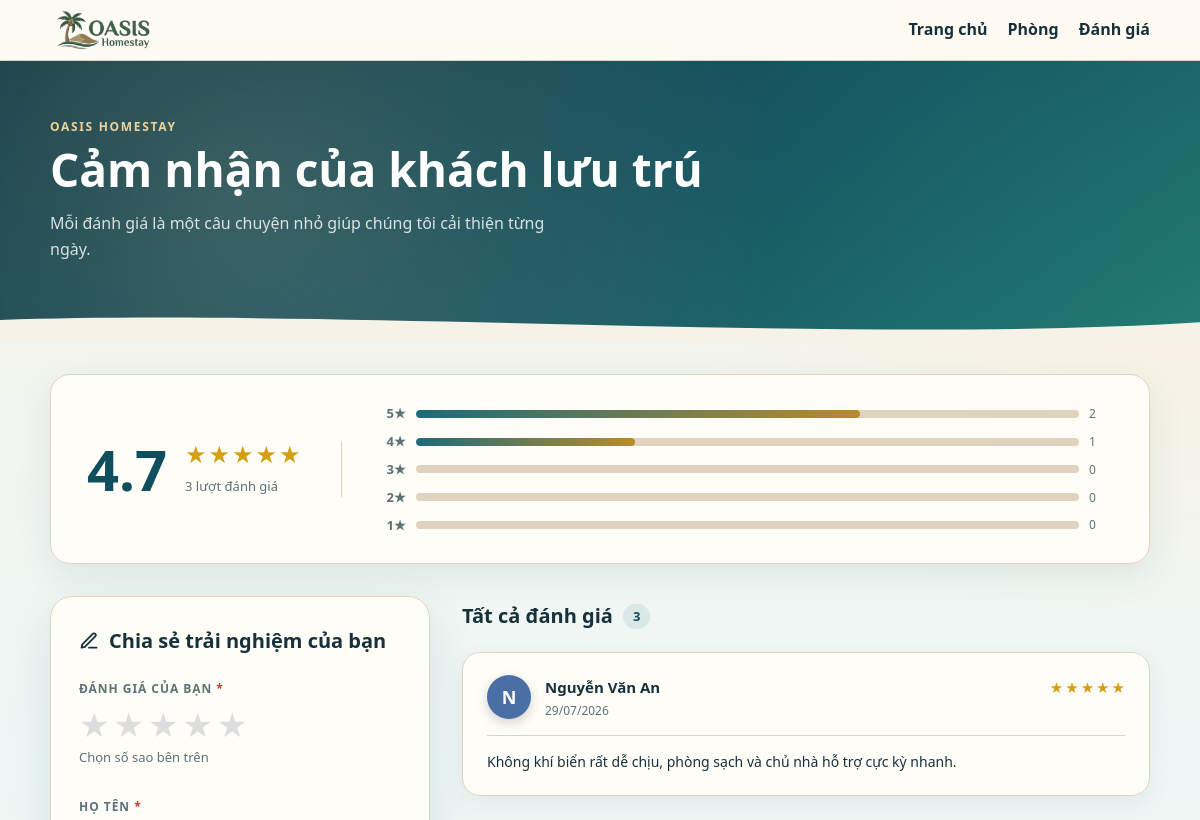
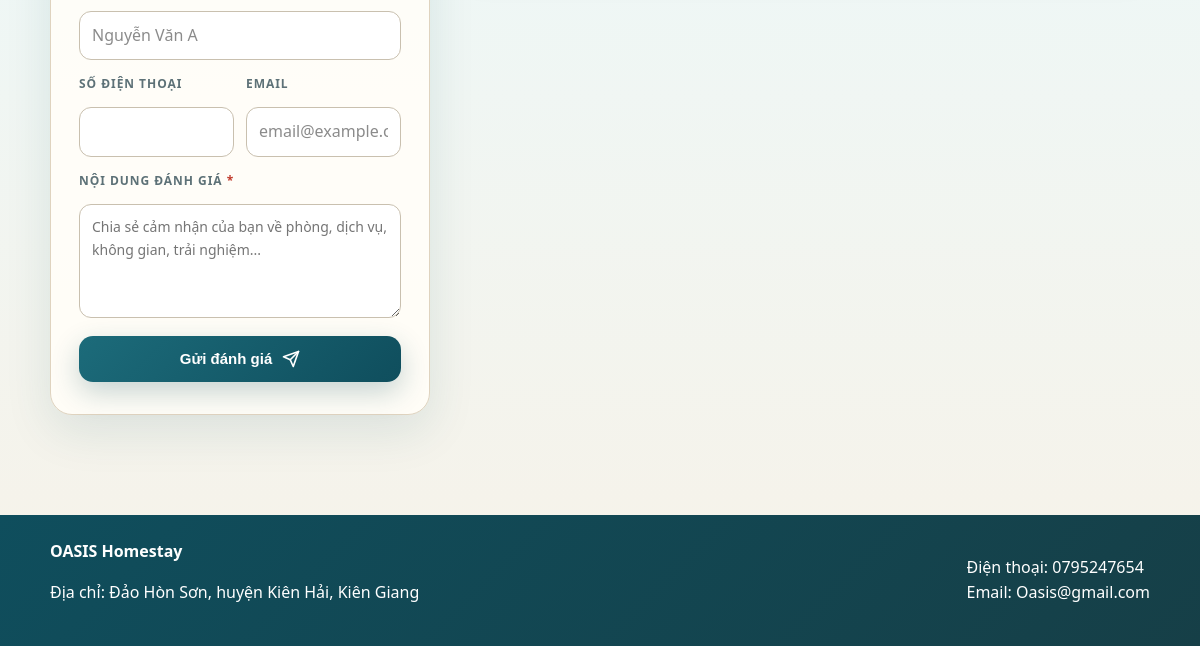
The app's page /feedback.php, older data (2 pictures, top to bottom).
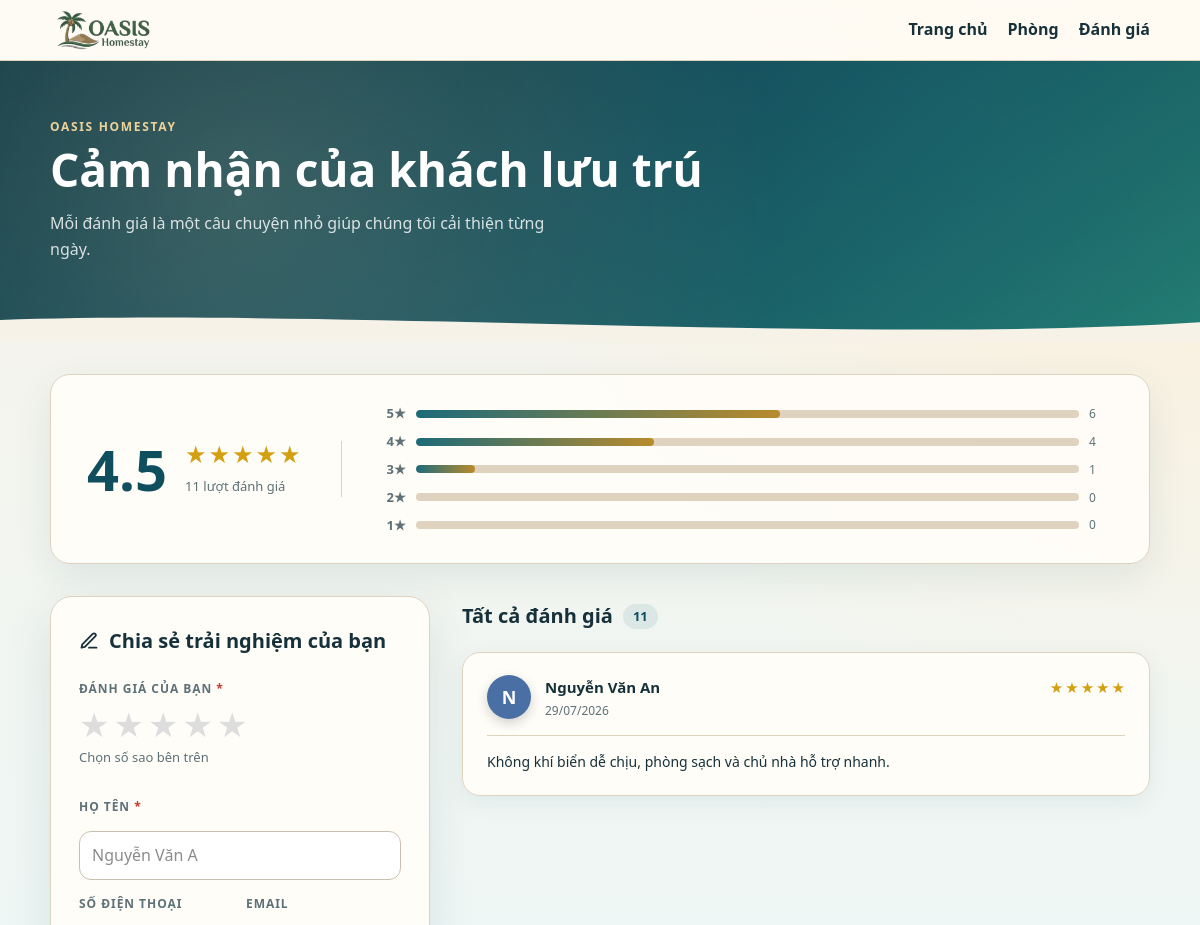
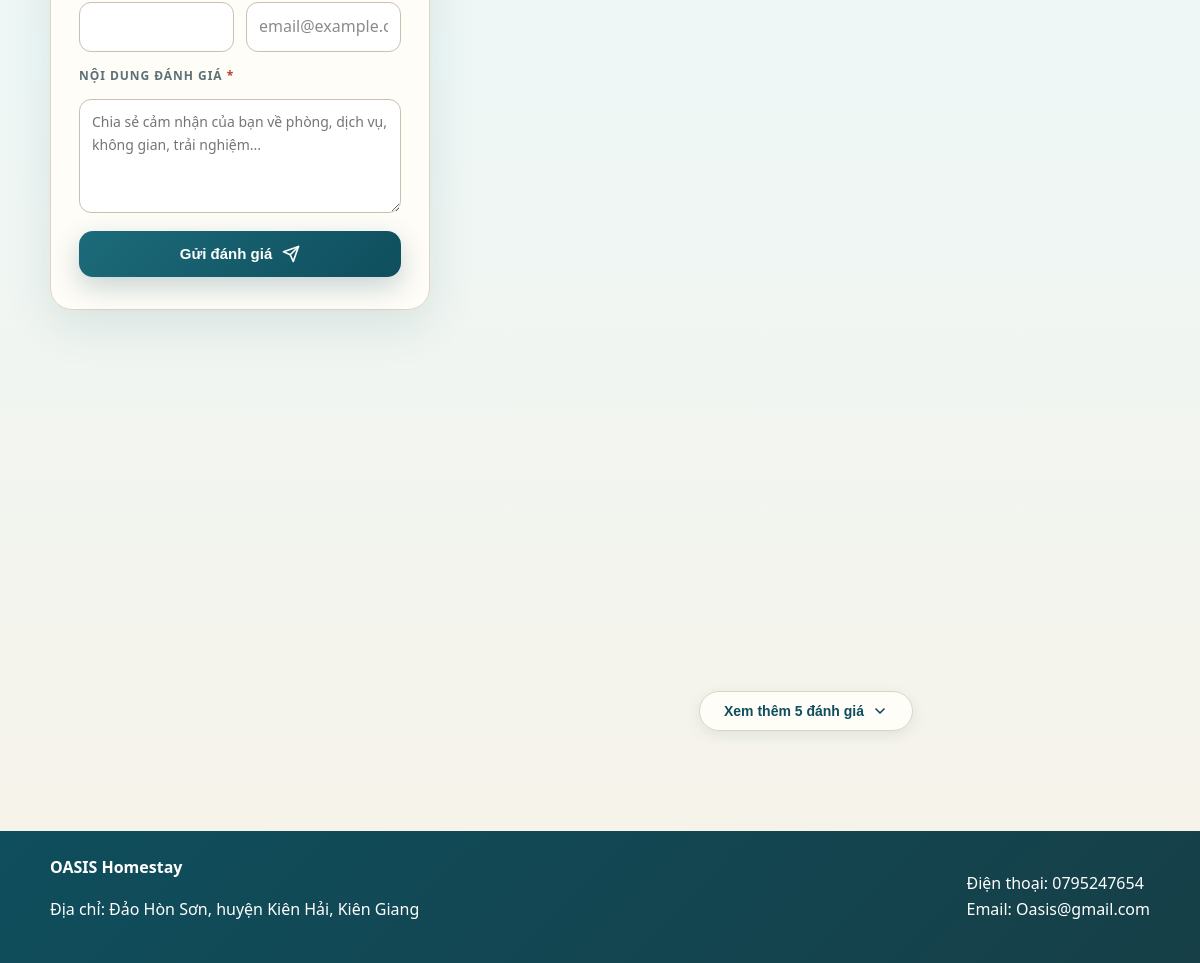
The same page, newer data (2 pictures, top to bottom).
### tables this page shows
CREATE TABLE danh_gia (
    id_danh_gia INT AUTO_INCREMENT PRIMARY KEY,
    ho_ten VARCHAR(100) NOT NULL,
    so_dien_thoai VARCHAR(20),
    email VARCHAR(100),
    so_sao TINYINT NOT NULL,
    noi_dung TEXT NOT NULL,
    ngay_tao TIMESTAMP DEFAULT CURRENT_TIMESTAMP
);

### includes/functions.php (called while the page is built, shortened)
<?php
function h($giaTri)
{
    return htmlspecialchars((string) $giaTri, ENT_QUOTES, 'UTF-8');
}
function asset_url($duongDan)
{
    $duongDan = trim((string) $duongDan);
    $baseDir = isset($_SERVER['SCRIPT_FILENAME']) && $_SERVER['SCRIPT_FILENAME'] !== ''
        ? dirname($_SERVER['SCRIPT_FILENAME']) : dirname(__DIR__);
    $duongDanFile = preg_replace('/\?.*$/', '', str_replace('\\', '/', $duongDan));
    $duongDanThucTe = $duongDanFile;
    if ($duongDanFile !== '' && $duongDanFile[0] !== '/' && !preg_match('#^[A-Za-z]:/#', $duongDanFile)) {
        $duongDanThucTe = $baseDir . '/' . $duongDanFile;
    }
    $duongDanThucTe = realpath(str_replace('//', '/', $duongDanThucTe));
    $timestamp = filemtime($duongDanThucTe);
    return $timestamp === false ? $duongDan : $duongDan . (strpos($duongDan, '?') === false ? '?' : '&') . 'v=' . $timestamp;
}

### feedback.php (the view, shortened to what this page needs)
<?php
include "includes/db.php";
$formSuccess = false;
$reviews    = [];
$avgRating  = 0;
$totalCount = 0;
$starCounts = [5 => 0, 4 => 0, 3 => 0, 2 => 0, 1 => 0];
if ($conn !== null) {
    $res = $conn->query(
        "SELECT * FROM danh_gia ORDER BY ngay_tao DESC"
    );
    if ($res) {
        while ($row = $res->fetch_assoc()) {
            $reviews[] = $row;
            $starCounts[(int)$row["so_sao"]]++;
        }
        $totalCount = count($reviews);
        if ($totalCount > 0) {
            $sum = 0;
            foreach ($reviews as $r) $sum += (int)$r["so_sao"];
            $avgRating = round($sum / $totalCount, 1);
        }
    }
}
function renderStars(int $count, bool $small = false): string {
    $cls = $small ? "star-sm" : "star-md";
    $out = '<span class="stars-display ' . $cls . '">';
    for ($i = 1; $i <= 5; $i++) {
        $out .= '<span class="star ' . ($i <= $count ? "star-on" : "star-off") . '">★</span>';
    }
    $out .= '</span>';
    return $out;
}
$avatarPalette = [
    "#1c6b7a","#0f4e5d","#b98b2d","#5d7177","#2e7d6e",
    "#7a5015","#4a6fa5","#6b5b95","#2d6a4f","#c77542"
];
function avatarColor(string $name, array $palette): string {
    $hash = 0;
    for ($i = 0; $i < strlen($name); $i++) $hash += ord($name[$i]);
    return $palette[$hash % count($palette)];
}
include "includes/header.php";
?>
<section class="rv-hero">
    <div class="rv-hero-inner">
        <p class="eyebrowlight">OASIS Homestay</p>
        <h1>Cảm nhận của khách lưu trú</h1>
        <p class="rv-hero-sub">
             Mỗi đánh giá là một câu chuyện nhỏ giúp chúng tôi cải thiện từng ngày.
        </p>
    </div>
    <div class="rv-wave" aria-hidden="true"></div>
</section>
<main>
    <?php if ($totalCount > 0): ?>
    <section class="rv-summary-band">
        <div class="rv-summary-left">
            <div class="rv-big-score"><?= number_format($avgRating, 1) ?></div>
            <div>
                <?= renderStars((int)round($avgRating)) ?>
                <p class="rv-total-label"><?= $totalCount ?> lượt đánh giá</p>
            </div>
        </div>
        <div class="rv-bars">
            <?php for ($s = 5; $s >= 1; $s--):
                $cnt  = $starCounts[$s];
                $pct  = $totalCount > 0 ? round(($cnt / $totalCount) * 100) : 0;
            ?>
            <div class="rv-bar-row">
                <span class="rv-bar-label"><?= $s ?>★</span>
                <div class="rv-bar-track">
                    <div class="rv-bar-fill" style="width:<?= $pct ?>%"></div>
                </div>
                <span class="rv-bar-count"><?= $cnt ?></span>
            </div>
            <?php endfor; ?>
        </div>
    </section>
    <?php endif; ?>
    <div class="rv-layout">
        <aside class="rv-form-col">
            <div class="rv-form-card">
                <h2 class="rv-form-title">
                    <svg width="20" height="20" viewBox="0 0 24 24" fill="none" stroke="currentColor" stroke-width="2.2" stroke-linecap="round" stroke-linejoin="round"><path d="M12 20h9"/><path d="M16.5 3.5a2.121 2.121 0 0 1 3 3L7 19l-4 1 1-4 12.5-12.5z"/></svg>
                    Chia sẻ trải nghiệm của bạn
                </h2>
                <form method="post" action="feedback.php#success-msg" class="rv-form" id="review-form">
                    <div class="rv-star-field">
                        <label class="rv-field-label">Đánh giá của bạn <span class="req">*</span></label>
                        <div class="rv-star-picker" id="star-picker">
                            <?php for ($i = 5; $i >= 1; $i--): ?>
                            <label for="star<?= $i ?>" title="<?= $i ?> sao">★</label>
                            <?php endfor; ?>
                        </div>
                        <span class="rv-star-hint" id="star-hint">Chọn số sao bên trên</span>
                    </div>
                    <div class="rv-field-group">
                        <label class="rv-field-label" for="ho_ten">Họ tên <span class="req">*</span></label>
                        <input id="ho_ten" type="text" name="ho_ten" placeholder="Nguyễn Văn A"
                            value="<?= !$formSuccess ? htmlspecialchars($_POST["ho_ten"] ?? "") : "" ?>"
                            autocomplete="name" required>
                    </div>
                    <div class="rv-field-row">
                        <div class="rv-field-group">
                            <label class="rv-field-label" for="so_dien_thoai">Số điện thoại</label>
                            <input id="so_dien_thoai" type="tel" name="so_dien_thoai"
                                value="<?= !$formSuccess ? htmlspecialchars($_POST["so_dien_thoai"] ?? "") : "" ?>"
                                autocomplete="tel">
                        </div>
                        <div class="rv-field-group">
                            <label class="rv-field-label" for="email">Email</label>
                            <input id="email" type="email" name="email" placeholder="email@example.com"
                                value="<?= !$formSuccess ? htmlspecialchars($_POST["email"] ?? "") : "" ?>"
                                autocomplete="email">
                        </div>
                    </div>
                    <div class="rv-field-group">
                        <label class="rv-field-label" for="noi_dung">Nội dung đánh giá <span class="req">*</span></label>
                        <textarea id="noi_dung" name="noi_dung" class="rv-textarea"
                            placeholder="Chia sẻ cảm nhận của bạn về phòng, dịch vụ, không gian, trải nghiệm..." rows="4"
                            required><?php if (!$formSuccess && isset($_POST['noi_dung'])) { echo htmlspecialchars($_POST['noi_dung']); } ?></textarea>
                    </div>
                    <button type="submit" class="rv-submit-btn" id="submit-btn">
                        <span>Gửi đánh giá</span>
                        <svg width="18" height="18" viewBox="0 0 24 24" fill="none" stroke="currentColor" stroke-width="2.2" stroke-linecap="round" stroke-linejoin="round"><path d="M22 2 11 13"/><path d="M22 2 15 22 11 13 2 9l20-7z"/></svg>
                    </button>
                </form>
            </div>
        </aside>
        <section class="rv-list-col">
            <div class="rv-list-header">
                <h2 class="rv-list-title">
                    Tất cả đánh giá
                    <?php if ($totalCount > 0): ?>
                    <span class="rv-count-badge"><?= $totalCount ?></span>
                    <?php endif; ?>
                </h2>
            </div>
            <?php if (empty($reviews)): ?>
            <div class="rv-empty">
                <div class="rv-empty-icon">
                    <svg width="48" height="48" viewBox="0 0 24 24" fill="none" stroke="currentColor" stroke-width="1.5" stroke-linecap="round" stroke-linejoin="round" style="opacity:.35"><path d="M21 15a2 2 0 0 1-2 2H7l-4 4V5a2 2 0 0 1 2-2h14a2 2 0 0 1 2 2z"/></svg>
                </div>
                <h3>Chưa có đánh giá nào</h3>
                <p>Hãy là người đầu tiên chia sẻ cảm nhận về OASIS!</p>
            </div>
            <?php else: ?>
            <div class="rv-cards" id="rv-cards">
                <?php foreach ($reviews as $idx => $r):
                    $initial = mb_strtoupper(mb_substr(trim($r["ho_ten"]), 0, 1, "UTF-8"), "UTF-8");
                    $bgColor = avatarColor($r["ho_ten"], $avatarPalette);
                    $dateStr = date("d/m/Y", strtotime($r["ngay_tao"]));
                    $hidden  = $idx >= 6;
                ?>
                <div class="rv-card <?= $hidden ? "rv-card-hidden" : "" ?>"
                     data-index="<?= $idx ?>">
                    <div class="rv-card-header">
                        <div class="rv-avatar" style="background:<?= $bgColor ?>">
                            <?= htmlspecialchars($initial) ?>
                        </div>
                        <div class="rv-card-meta">
                            <strong class="rv-card-name"><?= htmlspecialchars($r["ho_ten"]) ?></strong>
                            <span class="rv-card-date"><?= $dateStr ?></span>
                        </div>
                        <div class="rv-card-stars">
                            <?= renderStars((int)$r["so_sao"], true) ?>
                        </div>
                    </div>
                    <p class="rv-card-body"><?= nl2br(htmlspecialchars($r["noi_dung"])) ?></p>
                </div>
                <?php endforeach; ?>
            </div>
            <?php if ($totalCount > 6): ?>
            <div class="rv-load-more-wrap">
                <button class="rv-load-more-btn" id="load-more-btn"
                        onclick="loadMoreReviews()">
                    Xem thêm <?= $totalCount - 6 ?> đánh giá
                    <svg width="16" height="16" viewBox="0 0 24 24" fill="none" stroke="currentColor" stroke-width="2.5" stroke-linecap="round" stroke-linejoin="round"><path d="M6 9l6 6 6-6"/></svg>
                </button>
            </div>
            <?php endif; ?>
            <?php endif; ?>
        </section>
    </div>
</main>
<?php include "includes/footer.php"; ?>

### includes/header.php (shortened to what this page needs)
<?php
if (!function_exists('asset_url')) require_once __DIR__ . '/functions.php';
$headerNavItems = isset($headerNavItems) && is_array($headerNavItems) ? $headerNavItems : array(
    array('href' => 'index.php', 'label' => 'Trang chủ'),
    array('href' => 'rooms.php', 'label' => 'Phòng'),
    array('href' => 'feedback.php', 'label' => 'Đánh giá'),
);
$assetPathPrefix = isset($assetPathPrefix) ? $assetPathPrefix : '';
$skipHeader = isset($skipHeader) ? (bool) $skipHeader : false;
$brandHref = isset($brandHref) ? $brandHref : 'index.php';
?>
<!DOCTYPE html>
<html lang="vi">
<head>
    <link rel="stylesheet" href="<?php echo h(asset_url($assetPathPrefix . 'includes/site.css')); ?>">
</head>
<body>
<?php if (!$skipHeader) { ?><header class="site-header"><div class="container nav"><a class="brand" href="<?php echo h($brandHref); ?>" aria-label="OASIS Homestay"><img class="brand-mark" src="<?php echo h(asset_url($assetPathPrefix . 'assets/logo/oasis-logo.png')); ?>" alt="OASIS Homestay"></a><nav class="menu"><?php foreach ($headerNavItems as $item) { ?><a href="<?php echo h($item['href']); ?>"><?php echo h($item['label']); ?></a><?php } ?></nav></div></header><?php } ?>

### includes/footer.php
<footer class="site-footer"><div class="container footer-content"><div><strong>OASIS Homestay</strong><p>Địa chỉ: Đảo Hòn Sơn, huyện Kiên Hải, Kiên Giang</p></div><div><p>Điện thoại: 0795247654<br>Email: Oasis@gmail.com</p></div></div></footer>
</body>
</html>

Row changes from the older to the newer data that the page shows:
changed danh_gia "Nguyễn Văn An": noi_dung "Không khí biển rất dễ chịu, phòng sạch và chủ nhà hỗ trợ cực kỳ nhanh." → "Không khí biển dễ chịu, phòng sạch và chủ nhà hỗ trợ nhanh."
Text that changed along with them:
$avgRating: "4.7" → "4.5"
$totalCount: "3" → "11"
$pct: 33 → 9 (drawn)
$totalCount - 6: (not shown) → "5"
new list line: "5 6"
new list line: "4 4"
text now shown: "Xem thêm đánh giá"
list line gone: "5 2"
list line gone: "1 0"
